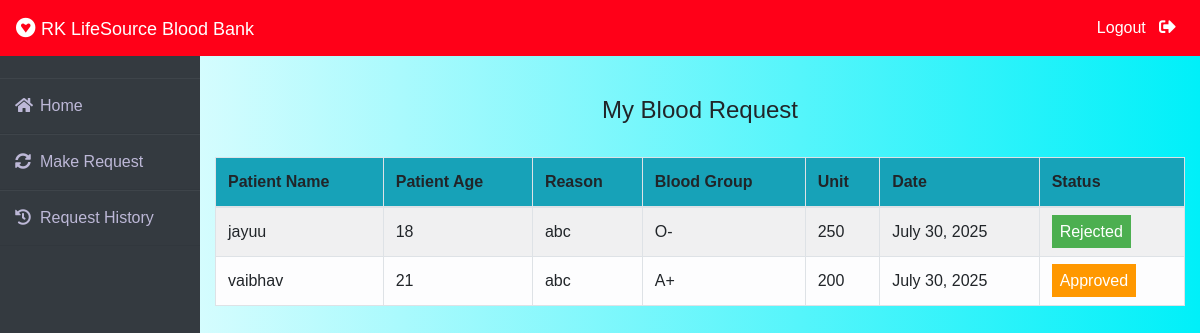
/patient/my-request (signed in), run on the app's committed database.
### blood/models.py (models this page shows, shortened)
class BloodRequest(models.Model):
    request_by_patient=models.ForeignKey(pmodels.Patient,null=True,on_delete=models.CASCADE)
    request_by_donor=models.ForeignKey(dmodels.Donor,null=True,on_delete=models.CASCADE)
    patient_name=models.CharField(max_length=30)
    patient_age=models.PositiveIntegerField()
    reason=models.CharField(max_length=500)
    bloodgroup=models.CharField(max_length=10)
    unit=models.PositiveIntegerField(default=0)
    status=models.CharField(max_length=20,default="Pending")
    date=models.DateField(auto_now=True)

### patient/views.py (the view)
# urls.py: path('my-request', views.my_request_view,name='my-request'),
def my_request_view(request):
    patient= models.Patient.objects.get(user_id=request.user.id)
    blood_request=bmodels.BloodRequest.objects.all().filter(request_by_patient=patient)
    return render(request,'patient/my_request.html',{'blood_request':blood_request})

### templates/patient/my_request.html (shortened to what this page needs)
{% extends 'patient/patientbase.html' %}
{% block content %}
{% load widget_tweaks %}
{%load static%}
<head>
   </head>
<br><br>
<div class="container">
    <H4 class="text-center">My Blood Request</H4><br>
    <table class="table table-light table-hover table-bordered table-striped">
        <thead class="bg-info">
            <tr>
                <th scope="col">Patient Name</th>
                <th scope="col">Patient Age</th>
                <th scope="col">Reason</th>
                <th scope="col">Blood Group</th>
                <th scope="col">Unit</th>
                <th scope="col">Date</th>
                <th scope="col">Status</th>
            </tr>
        </thead>
        <tbody>
            {% for t in blood_request %}
            <tr>
                <td> {{t.patient_name}}</td>
                <td>{{t.patient_age}}</td>
                <td>{{t.reason}}</td>
                <td>{{t.bloodgroup}}</td>
                <td>{{t.unit}}</td>
                <td>{{t.date}}</td>
                {% if t.status == 'Approved' %}
                <td><span class="label warning"> Approved</span></td>
                {% elif t.status == 'Rejected' %}
                <td><span class="label success">Rejected</span></td>
                {% else %}
                <td><span style="color: white;margin-left: 0px;" class="label info">Pending</span></td>
                {% endif %}
            </tr>
            {% endfor %}
        </tbody>
    </table>
</div>
{% endblock content %}

### templates/patient/patientbase.html (style rules this page uses)
* { margin: 0; padding: 0; box-sizing: border-box; list-style: none; text-decoration: none; font-family: 'Josefin Sans', sans-serif; }
body { background-color: #f3f5f9; }

### templates/patient/my_request.html (style rules this page uses)
body { background: linear-gradient(to right, #ffffffff, #00f0f9ff); min-height: 100vh; margin: 0; padding: 0; }
.label { color: white; padding: 8px; }
.success { background-color: #4CAF50; }
.warning { background-color: #ff9800; }

### data on the page
BloodRequest: patient_name "jayuu", patient_age "18", reason "abc", bloodgroup "O-", unit "250", date "July 30, 2025", status "Rejected"
BloodRequest: patient_name "vaibhav", patient_age "21", reason "abc", bloodgroup "A+", unit "200", date "July 30, 2025", status "Approved"
